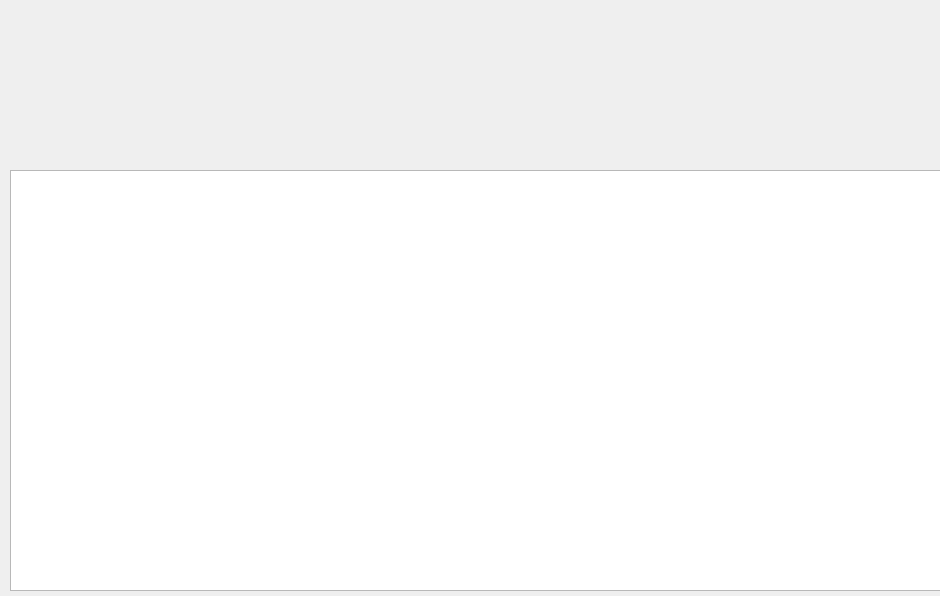
<?xml version="1.0" encoding="UTF-8"?>
<ui version="4.0">
 <class>Form</class>
 <widget class="QWidget" name="Form">
  <property name="geometry">
   <rect>
    <x>0</x>
    <y>0</y>
    <width>940</width>
    <height>596</height>
   </rect>
  </property>
  <property name="windowTitle">
   <string>Новость</string>
  </property>
  <widget class="QLabel" name="label_2">
   <property name="geometry">
    <rect>
     <x>10</x>
     <y>0</y>
     <width>921</width>
     <height>171</height>
    </rect>
   </property>
   <property name="font">
    <font>
     <family>Sitka Heading</family>
     <pointsize>22</pointsize>
     <weight>75</weight>
     <bold>true</bold>
    </font>
   </property>
   <property name="text">
    <string/>
   </property>
   <property name="scaledContents">
    <bool>false</bool>
   </property>
   <property name="wordWrap">
    <bool>true</bool>
   </property>
  </widget>
  <widget class="QTextBrowser" name="textBrowser">
   <property name="geometry">
    <rect>
     <x>10</x>
     <y>170</y>
     <width>931</width>
     <height>421</height>
    </rect>
   </property>
   <property name="font">
    <font>
     <pointsize>16</pointsize>
    </font>
   </property>
   <property name="autoFillBackground">
    <bool>false</bool>
   </property>
  </widget>
 </widget>
 <resources/>
 <connections/>
</ui>
